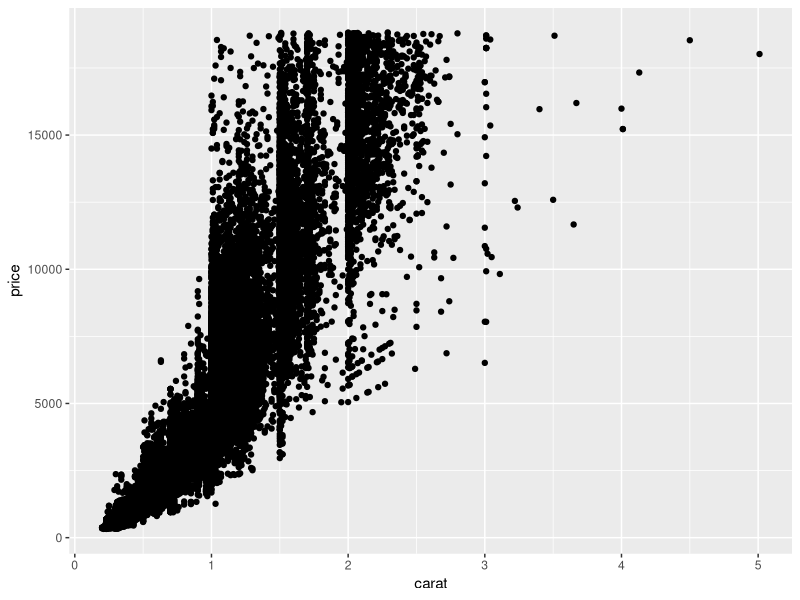
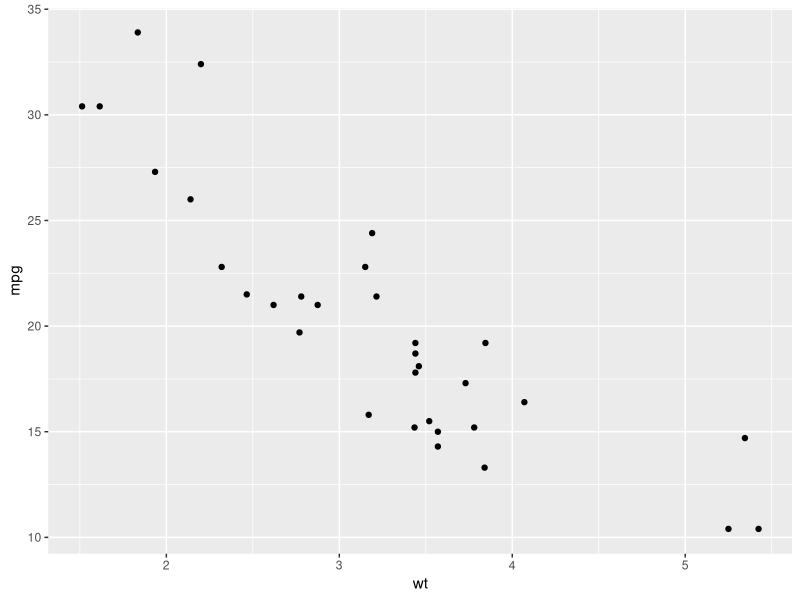
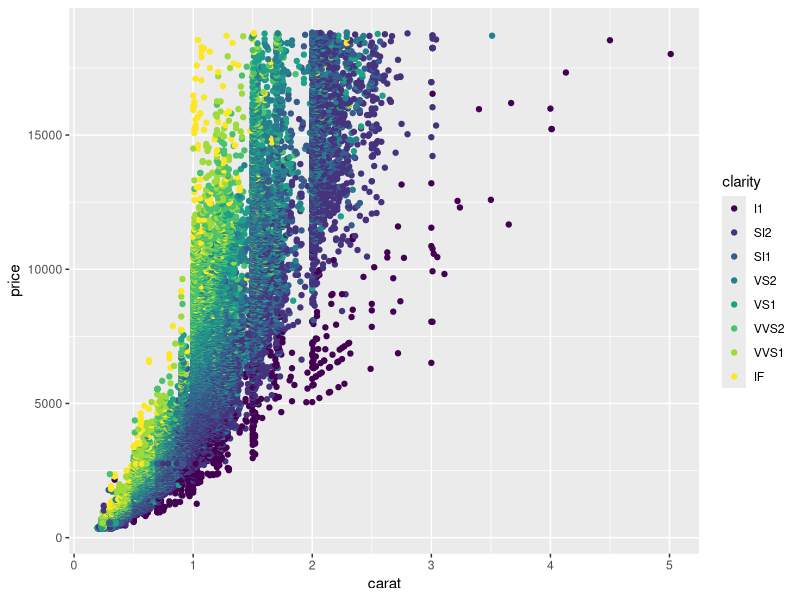
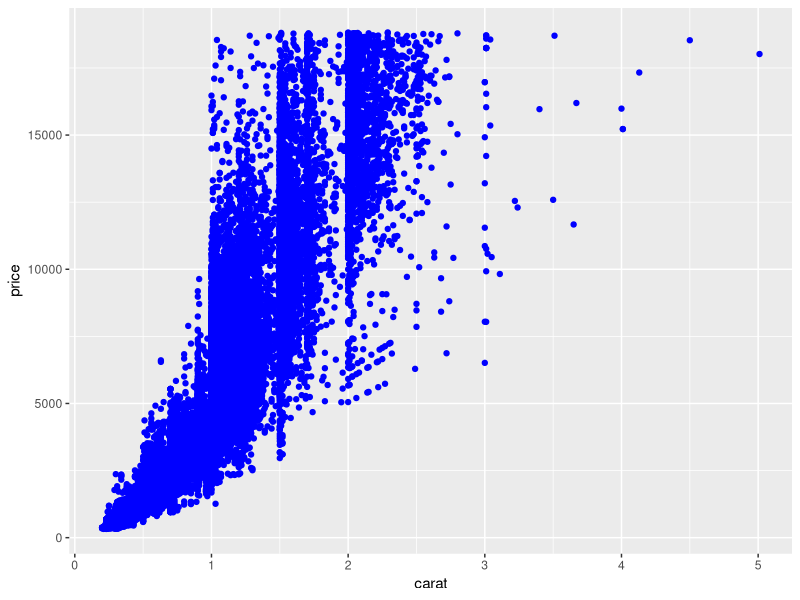
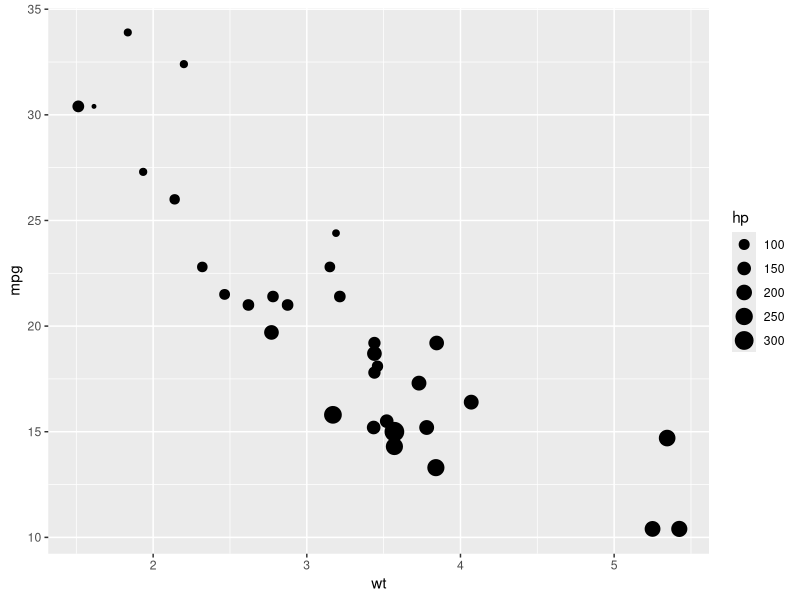
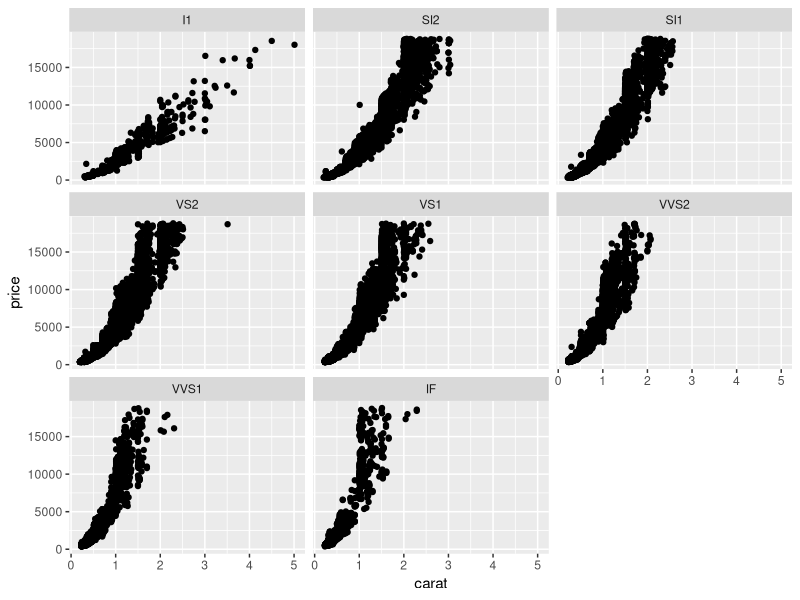
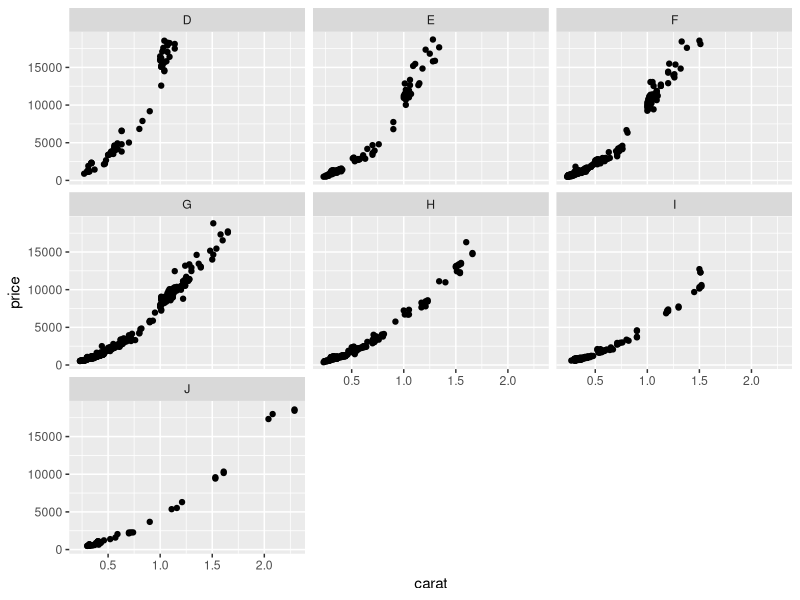
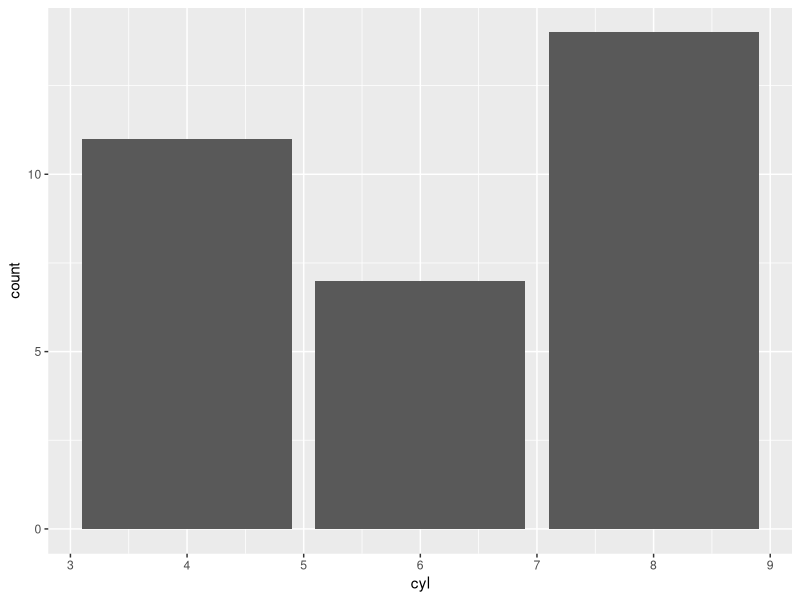

The R script that drew these images, in order:
## ---- chunk 1
library('knitr')
opts_chunk$set(prompt=TRUE, comment=NA, collapse=TRUE)

library(tidyr, warn.conflicts = FALSE)
library(dplyr, warn.conflicts = FALSE)
library(ggplot2, warn.conflicts = FALSE)
## ---- chunk 2
mtcars$model <- rownames(mtcars)
## ---- chunk 3
library(ggplot2)

dim(diamonds)
head(diamonds)
## ---- chunk 4
ggplot(diamonds, aes(x = carat, y = price)) +
  geom_point()
## ---- chunk 5
ggplot(mtcars, aes(x = wt, y = mpg)) +
  geom_point()
## ---- chunk 6
ggplot(diamonds, aes(x = carat, y = price, color = clarity)) +
  geom_point()
## ---- chunk 7
ggplot(diamonds, aes(x = carat, y = price)) +
  geom_point(color = "blue")
## ---- chunk 8
ggplot(mtcars, aes(x = wt, y = mpg, size = hp)) +
  geom_point()
## ---- chunk 9
ggplot(diamonds, aes(x = carat, y = price)) +
  geom_point() +
  facet_wrap(~ clarity) 
## ---- chunk 10
diamonds_if_only <- diamonds %>%
  filter(clarity == 'IF')

ggplot(diamonds_if_only, aes(x = carat, y = price)) +
  geom_point() +
  facet_wrap(~ color) 
## ---- chunk 11
ggplot(mtcars, aes(x = cyl)) +
  geom_bar()
## ---- chunk 12
ggplot(mtcars, aes(x = model, y = mpg)) +
  geom_bar(stat = "identity")
## ---- chunk 13
ggplot(mtcars, aes(x = model, y = mpg)) +
  geom_bar(stat = "identity") +
  coord_flip()
## ---- chunk 14
ggplot(mtcars, aes(x = reorder(model, mpg), y = mpg)) +
  geom_bar(stat = "identity") +
  coord_flip()
## ---- chunk 15
ggplot(mtcars, aes(x = reorder(model, mpg), y = mpg)) +
  geom_bar(stat = "identity") +
  scale_y_continuous(limits = c(0, 50), breaks = seq(0, 50, by = 5)) +
  coord_flip()
## ---- chunk 16
ggplot(mtcars, aes(x = wt, y = mpg, label = model)) +
  geom_text()
## ---- chunk 17
ggplot(mtcars, aes(x = wt, y = mpg)) +
  geom_point() +
  geom_smooth()
## ---- chunk 18
ggplot(mtcars, aes(x = factor(cyl), y = mpg)) +
  geom_boxplot() 
## ---- chunk 19
ggplot(diamonds, aes(x = price)) +
  geom_histogram()
## ---- chunk 20
ggplot(iris, aes(x = Petal.Length, fill = Species)) +
  geom_density(alpha = 0.50) 
## ---- chunk 21
ggplot(economics, aes(x = date, y = unemploy)) +
  geom_line()
## ---- chunk 22
ggplot(diamonds, aes(x = carat, y = price, color = clarity)) +
  geom_point() +
  ylab("Price in USD") +
  xlab("Carat Weight") +
  ggtitle("The Effect of Carat Weight on Diamond Price")
## ---- chunk 23
ggplot(diamonds, aes(x = carat, y = price, color = clarity)) +
  geom_point() +
  theme(
    axis.title = element_text(color = "red", size = 20), # Increase the axis labels and make red
    legend.position = "bottom"
  )
